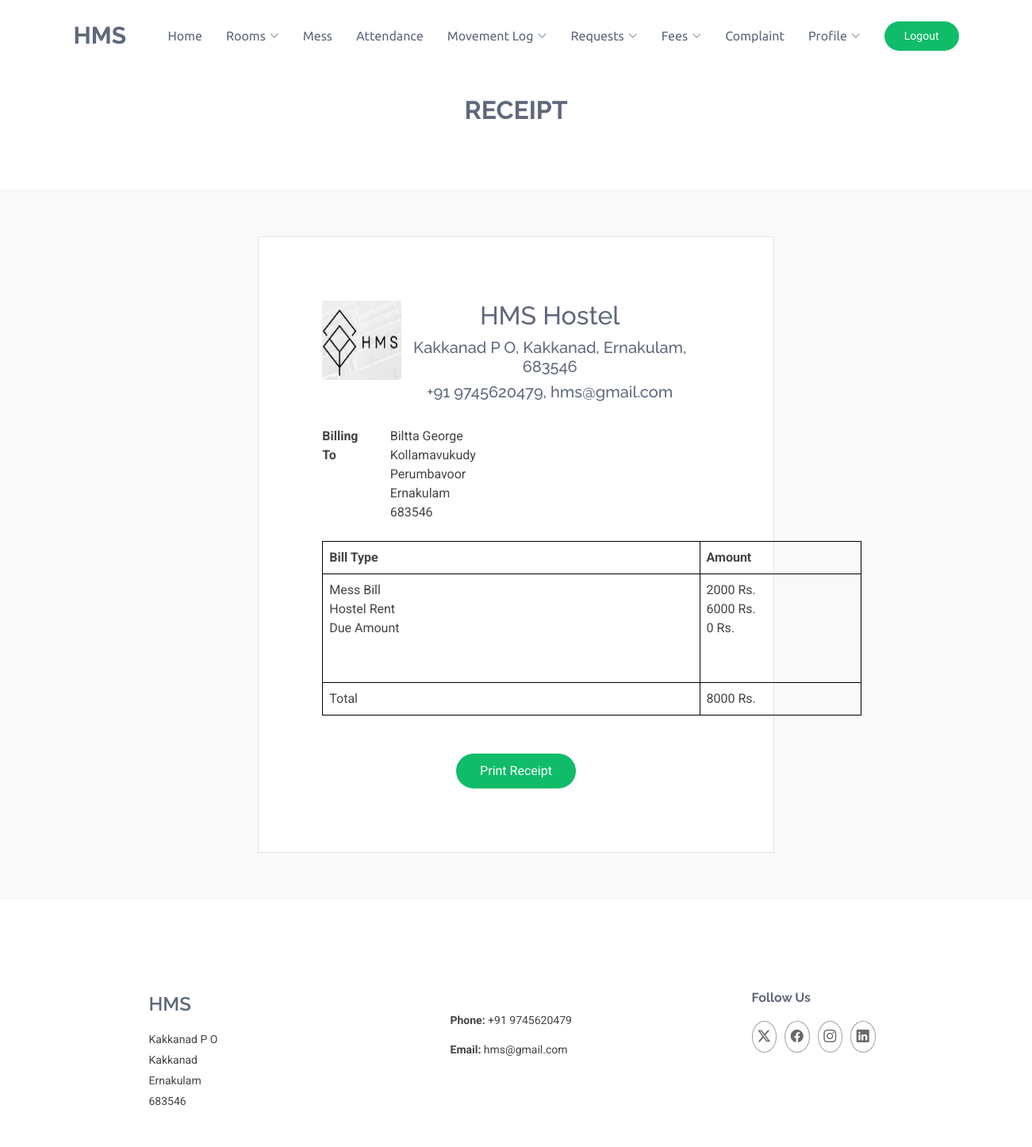
Page /Student/payReceipt.php?messfeeid=1&rentid=1 (signed in) on the committed database.
### tables this page shows
CREATE TABLE `tbl_student` (
  `user_id` varchar(20) NOT NULL,
  `verification_status` int(11) NOT NULL,
  `student_firstname` varchar(20) NOT NULL,
  `student_middlename` varchar(20) NOT NULL,
  `student_lastname` varchar(20) NOT NULL,
  `student_dob` date NOT NULL,
  `student_gender` varchar(20) NOT NULL,
  `student_country` varchar(20) NOT NULL,
  `student_district` varchar(20) NOT NULL,
  `student_city` varchar(20) NOT NULL,
  `student_housename` varchar(20) NOT NULL,
  `student_pincode` int(11) NOT NULL,
  `student_contact` varchar(10) NOT NULL,
  `student_photo` varchar(100) NOT NULL,
  `student_proof` varchar(100) NOT NULL,
  `student_doj` date NOT NULL,
  `caution_deposit_status` int(11) NOT NULL,
  `caution_payed_date` date DEFAULT NULL
);

CREATE TABLE `tbl_messfee` (
  `messfee_id` int(11) NOT NULL,
  `month` int(11) NOT NULL,
  `year` int(11) NOT NULL,
  `user_id` varchar(11) NOT NULL,
  `present_count` int(11) NOT NULL,
  `mess_fees` int(11) NOT NULL,
  `added_date` date NOT NULL,
  `payment_status` int(11) NOT NULL,
  `payed_date` date DEFAULT NULL,
  `due_amount` int(11) NOT NULL
);

CREATE TABLE `tbl_hostelrentpayment` (
  `rent_id` int(11) NOT NULL,
  `hostelrent_month` int(11) NOT NULL,
  `hostelrent_year` int(11) NOT NULL,
  `user_id` varchar(20) NOT NULL,
  `room_share` int(11) NOT NULL,
  `room_rent` int(11) NOT NULL,
  `payment_status` int(11) NOT NULL
);

### Student/payReceipt.php (the view, shortened to what this page needs)
<?php
include("../Assets/Connection/Connection.php");
$selUser = "SELECT * FROM tbl_student WHERE user_id='" . $_SESSION["user_id"] . "'";
$rowu = $con->query($selUser);
$datau = $rowu->fetch_assoc();
if ($datau["verification_status"] == 1 || $datau["verification_status"] == 3 ) {
?>
<!DOCTYPE html>
<html lang="en">
<head>
    <link rel="stylesheet" href="https://cdnjs.cloudflare.com/ajax/libs/font-awesome/4.7.0/css/font-awesome.min.css">
    <link href="../Assets/Template/Student/vendor/bootstrap/css/bootstrap.min.css" rel="stylesheet">
    <link href="../Assets/Template/Student/vendor/bootstrap-icons/bootstrap-icons.css" rel="stylesheet">
    <link href="../Assets/Template/Student/vendor/aos/aos.css" rel="stylesheet">
    <link href="../Assets/Template/Student/vendor/glightbox/css/glightbox.min.css" rel="stylesheet">
    <link href="../Assets/Template/Student/vendor/swiper/swiper-bundle.min.css" rel="stylesheet">
    <link href="../Assets/Template/Student/css/main.css" rel="stylesheet">
</head>
<body class="index-page">
    <?php include("header.php");
        if(isset($_GET["messfeeid"])&&isset($_GET["rentid"]))
        {
    ?>
    <main class="main">
        <center>
            <div class="container section-title" data-aos="fade-up">
                <h2>Receipt</h2>
            </div>
            <section id="services" class="services section light-background">
            <div id="receipt">
                <div class="col-lg-6 col-md-6" data-aos="fade-up" data-aos-delay="300">
                    <div class="service-item position-relative">
                        <form id="form1" name="form1" action="" method="post" enctype="multipart/form-data" class="php-email-form" data-aos="fade-up" data-aos-delay="200">
                            <?php
                            $sel = "SELECT * FROM tbl_student s INNER JOIN tbl_user u ON s.user_id = u.user_id WHERE s.user_id = '" . $_SESSION["user_id"] . "'";
                            $row = $con->query($sel);
                            $data = $row->fetch_assoc();
                            $selMess = "SELECT * FROM tbl_messfee WHERE messfee_id = '".$_GET["messfeeid"]."'";
                            $rowMess = $con->query($selMess);
                            $dataMess = $rowMess->fetch_assoc();
                            $selHostel = "SELECT * FROM tbl_hostelrentpayment WHERE rent_id = '".$_GET["rentid"]."'";
                            $rowHostel = $con->query($selHostel);
                            $dataHostel = $rowHostel->fetch_assoc();
                            ?>
                                <div class="row gy-4">
                                    <div class="col-md-2">
                                        <img src="../Assets/Template/Warden/images/Logo.png" width="100" height="100"/>
                                    </div>
                                    <div class="col-md-10">
                                        <h2>HMS Hostel</h2>
                                        <h5>Kakkanad P O, Kakkanad, Ernakulam, 683546</h5>
                                        <h5>+91 9745620479, hms@gmail.com</h5>
                                    </div>
                                    <div class="col-md-2" style="text-align:left;">
                                        <b>Billing To</b>
                                    </div>
                                    <div class="col-md-8" style="text-align:left;">
                                        <?php echo ucfirst($data["student_firstname"]) . " " . ucfirst($data["student_middlename"]) . " " . ucfirst($data["student_lastname"]); ?><br>
                                        <?php echo ucfirst($data["student_housename"]); ?><br>
                                        <?php echo ucfirst($data["student_city"]); ?><br>
                                        <?php echo ucfirst($data["student_district"]); ?><br>
                                        <?php echo $data["student_pincode"]; ?><br>
                                    </div>
                                    <div class="col-md-12">
                                        <table border="1" width="680px" style="text-align:left; border-collapse: collapse;">
                                            <tr>
                                                <th width="70%" style="border: 1px solid black; padding: 8px;">Bill Type</th>
                                                <th style="border: 1px solid black; padding: 8px;">Amount</th>
                                            </tr>
                                            <tr>
                                                <td style="border: 1px solid black; padding: 8px;">Mess Bill<br>Hostel Rent<br>Due Amount<br><br><br></td>
                                                <td style="border: 1px solid black; padding: 8px;">
                                                    <?php
                                                    echo $dataMess["mess_fees"] . " Rs.<br>" . $dataHostel["room_rent"] . " Rs.<br>".$dataMess["due_amount"]." Rs.";
                                                    ?><br><br><br>
                                                </td>
                                            </tr>
                                            <tr>
                                                <td style="border: 1px solid black; padding: 8px;">Total</td>
                                                <td style="border: 1px solid black; padding: 8px;">
                                                    <?php echo $dataMess["mess_fees"] + $dataHostel["room_rent"]+$dataMess["due_amount"] . " Rs."; ?>
                                                </td>
                                            </tr>
                                        </table>
                                    </div>
                                </div>
                            <br><br>
                            <div class="col-md-12 text-center">
                                <input type="submit" name="download" onclick="printReceipt()" id="download" value="Print Receipt" class="no-print" />
                            </div>
                        </form>
                    </div>
                </div>
                </div>
            </section>
        </center>
    </main>
    <?php include("footer.php"); ?>
</body>
</html>
            <?php
        }
} ?>

### Assets/Template/Student/css/main.css (style rules this page uses)
:root { --default-font: "Roboto", system-ui, -apple-system, "Segoe UI", Roboto, "Helvetica Neue", Arial, "Noto Sans", "Liberation Sans", sans-serif, "Apple Color Emoji", "Segoe UI Emoji", "Segoe UI Symbol", "Noto Color Emoji"; --heading-font: "Raleway", sans-serif; --nav-font: "Ubuntu", sans-serif; }
:root { --background-color: #ffffff; --default-color: #444444; --heading-color: #5f687b; --accent-color: #10bc69; --surface-color: #ffffff; --contrast-color: #ffffff; }
:root { --nav-color: #5f687b; --nav-hover-color: #10bc69; --nav-mobile-background-color: #ffffff; --nav-dropdown-background-color: #ffffff; --nav-dropdown-color: #5f687b; --nav-dropdown-hover-color: #10bc69; }
.light-background { --background-color: #f9f9f9; --surface-color: #ffffff; }
:root { scroll-behavior: smooth; }
body { color: var(--default-color); background-color: var(--background-color); font-family: var(--default-font); }
h1, h2, h3, h4, h5, h6 { color: var(--heading-color); font-family: var(--heading-font); }
section, .section { color: var(--default-color); background-color: var(--background-color); padding: 60px 0; scroll-margin-top: 100px; overflow: clip; }
.section-title { text-align: center; padding: 30px 0; margin-bottom: 30px; position: relative; }
.section-title h2 { font-size: 32px; font-weight: 700; text-transform: uppercase; margin-bottom: 20px; padding-bottom: 0; position: relative; z-index: 2; }
.services .service-item { background-color: var(--surface-color); text-align: center; border: 1px solid color-mix(in srgb, var(--default-color), transparent 85%); padding: 80px 20px; transition: border ease-in-out 0.3s; height: 100%; }

### Student/payReceipt.php (style rules this page uses)
input[type=submit], [type=reset] { color: var(--contrast-color); background: var(--accent-color); border: 0; padding: 10px 30px; transition: 0.4s; border-radius: 50px; }
.services .service-item { background-color: var(--surface-color); border: 1px solid color-mix(in srgb, var(--default-color), transparent 85%); padding: 80px; transition: border ease-in-out 0.3s; height: 60%; width: 100%; }

### rows in the picture
tbl_student: student_firstname "Biltta", student_lastname "George", student_housename "Kollamavukudy", student_city "Perumbavoor", student_district "Ernakulam", student_pincode "683546"
tbl_messfee: mess_fees "2000", due_amount "0", $dataMess["mess_fees"] + $dataHostel["room_rent"]+$dataMess["due_amount"] "8000"
tbl_hostelrentpayment: room_rent "6000"
